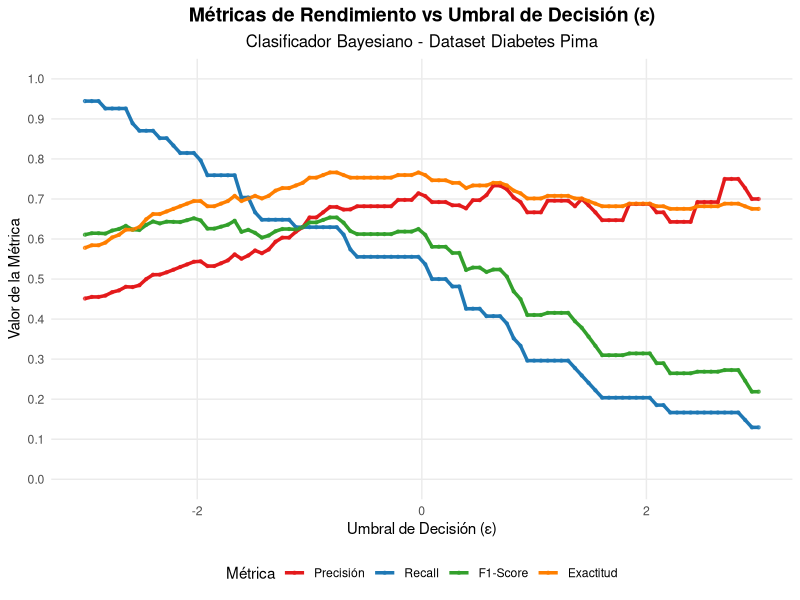
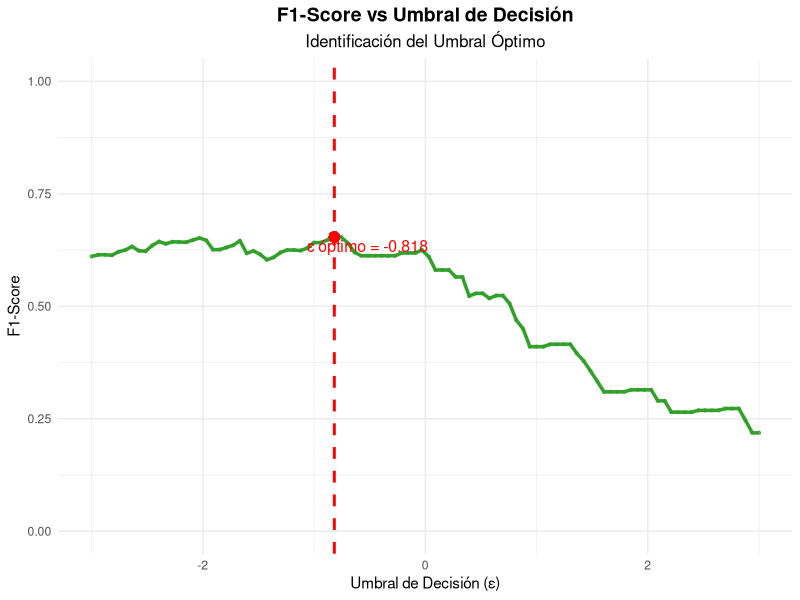

Source code (R) for these figures, in order:
# Clasificador Bayesiano para Diabetes de los Indios Pima
# Universidad Católica de Temuco - INFO-1165

# Cargar librerías necesarias

library(mlbench)
library(ggplot2)
library(reshape2)

# ============================================================================
# 1. CARGA Y PREPARACIÓN DE DATOS
# ============================================================================

# Cargar el dataset
data(PimaIndiansDiabetes)
datos <- PimaIndiansDiabetes

# Verificar estructura de los datos
cat("Dimensiones del dataset:", dim(datos), "\n")
cat("Estructura de los datos:\n")
str(datos)

# Verificar distribución de clases
table(datos$diabetes)
prop.table(table(datos$diabetes))

# ============================================================================
# 2. DIVISIÓN EN ENTRENAMIENTO Y PRUEBA (80%-20%)
# ============================================================================

set.seed(123)  # Para reproducibilidad

# Crear índices estratificados para mantener proporción de clases
pos_indices <- which(datos$diabetes == "pos")
neg_indices <- which(datos$diabetes == "neg")

# Seleccionar 80% de cada clase para entrenamiento
train_pos <- sample(pos_indices, size = round(0.8 * length(pos_indices)))
train_neg <- sample(neg_indices, size = round(0.8 * length(neg_indices)))

train_indices <- c(train_pos, train_neg)
test_indices <- setdiff(1:nrow(datos), train_indices)

# Crear conjuntos de entrenamiento y prueba
datos_train <- datos[train_indices, ]
datos_test <- datos[test_indices, ]

# Verificar proporciones en ambos conjuntos
cat("Proporción en entrenamiento:\n")
prop.table(table(datos_train$diabetes))
cat("Proporción en prueba:\n")
prop.table(table(datos_test$diabetes))

# ============================================================================
# 3. CÁLCULO DE ESTADÍSTICAS PARA EL MODELO BAYESIANO
# ============================================================================

# Separar datos por clase
train_pos <- datos_train[datos_train$diabetes == "pos", ]
train_neg <- datos_train[datos_train$diabetes == "neg", ]

# Variables predictoras (todas excepto la variable objetivo)
variables <- names(datos)[1:8]

# Calcular medias y desviaciones estándar para cada clase
stats_pos <- list()
stats_neg <- list()

for (var in variables) {
  stats_pos[[var]] <- list(
    media = mean(train_pos[[var]], na.rm = TRUE),
    sd = sd(train_pos[[var]], na.rm = TRUE)
  )
  
  stats_neg[[var]] <- list(
    media = mean(train_neg[[var]], na.rm = TRUE),
    sd = sd(train_neg[[var]], na.rm = TRUE)
  )
}



prior_pos <- nrow(train_pos) / nrow(datos_train)
prior_neg <- nrow(train_neg) / nrow(datos_train)

cat("Probabilidad a priori P(Positivo):", prior_pos, "\n")
cat("Probabilidad a priori P(Negativo):", prior_neg, "\n")

# ============================================================================
# 4. FUNCIÓN DE CLASIFICACIÓN BAYESIANA
# ============================================================================

clasificar_bayesiano <- function(datos_test, stats_pos, stats_neg, prior_pos, prior_neg, epsilon = 0) {
  n_test <- nrow(datos_test)
  predicciones <- character(n_test)
  log_likelihood_pos <- numeric(n_test)
  log_likelihood_neg <- numeric(n_test)
  
  for (i in 1:n_test) {
    # Calcular log-verosimilitud para clase positiva
    log_prob_pos <- log(prior_pos)
    for (var in variables) {
      valor <- datos_test[i, var]
      if (!is.na(valor)) {
        prob_var <- dnorm(valor, 
                         mean = stats_pos[[var]]$media, 
                         sd = stats_pos[[var]]$sd)
        # Evitar log(0) añadiendo un pequeño valor
        log_prob_pos <- log_prob_pos + log(max(prob_var, 1e-300))
      }
    }
    
    # Calcular log-verosimilitud para clase negativa
    log_prob_neg <- log(prior_neg)
    for (var in variables) {
      valor <- datos_test[i, var]
      if (!is.na(valor)) {
        prob_var <- dnorm(valor, 
                         mean = stats_neg[[var]]$media, 
                         sd = stats_neg[[var]]$sd)
        # Evitar log(0) añadiendo un pequeño valor
        log_prob_neg <- log_prob_neg + log(max(prob_var, 1e-300))
      }
    }
    
    # Guardar log-verosimilitudes
    log_likelihood_pos[i] <- log_prob_pos
    log_likelihood_neg[i] <- log_prob_neg
    
    # Clasificar según la diferencia y el umbral epsilon
    diferencia <- log_prob_pos - log_prob_neg
    if (diferencia > epsilon) {
      predicciones[i] <- "pos"
    } else {
      predicciones[i] <- "neg"
    }
  }
  
  return(list(
    predicciones = predicciones,
    log_likelihood_pos = log_likelihood_pos,
    log_likelihood_neg = log_likelihood_neg
  ))
}

# ============================================================================
# 5. FUNCIÓN PARA CALCULAR MÉTRICAS DE EVALUACIÓN
# ============================================================================

calcular_metricas <- function(y_true, y_pred) {
  # Crear matriz de confusión
  TP <- sum(y_true == "pos" & y_pred == "pos")
  TN <- sum(y_true == "neg" & y_pred == "neg")
  FP <- sum(y_true == "neg" & y_pred == "pos")
  FN <- sum(y_true == "pos" & y_pred == "neg")
  
  # Calcular métricas
  precision <- ifelse((TP + FP) == 0, 0, TP / (TP + FP))
  recall <- ifelse((TP + FN) == 0, 0, TP / (TP + FN))
  f1_score <- ifelse((precision + recall) == 0, 0, 2 * precision * recall / (precision + recall))
  accuracy <- (TP + TN) / (TP + TN + FP + FN)
  
  return(list(
    TP = TP, TN = TN, FP = FP, FN = FN,
    precision = precision,
    recall = recall,
    f1_score = f1_score,
    accuracy = accuracy
  ))
}

# ============================================================================
# 6. EVALUACIÓN CON DIFERENTES UMBRALES EPSILON
# ============================================================================

# Crear vector de umbrales epsilon
epsilons <- seq(-3, 3, length.out = 100)
resultados <- data.frame(
  epsilon = epsilons,
  precision = numeric(length(epsilons)),
  recall = numeric(length(epsilons)),
  f1_score = numeric(length(epsilons)),
  accuracy = numeric(length(epsilons))
)

cat("Evaluando diferentes umbrales...\n")
pb <- txtProgressBar(min = 0, max = length(epsilons), style = 3)

for (i in 1:length(epsilons)) {
  eps <- epsilons[i]
  
  # Clasificar con el umbral actual
  resultado_clasificacion <- clasificar_bayesiano(datos_test, stats_pos, stats_neg, 
                                                 prior_pos, prior_neg, epsilon = eps)
  
  # Calcular métricas
  metricas <- calcular_metricas(datos_test$diabetes, resultado_clasificacion$predicciones)
  
  # Guardar resultados
  resultados[i, "precision"] <- metricas$precision
  resultados[i, "recall"] <- metricas$recall
  resultados[i, "f1_score"] <- metricas$f1_score
  resultados[i, "accuracy"] <- metricas$accuracy
  
  setTxtProgressBar(pb, i)
}
close(pb)

# ============================================================================
# 7. VISUALIZACIÓN DE RESULTADOS
# ============================================================================

# Transformar datos para ggplot2
resultados_long <- melt(resultados, id.vars = "epsilon", 
                       variable.name = "metrica", value.name = "valor")

# Crear gráfica con ggplot2
p1 <- ggplot(resultados_long, aes(x = epsilon, y = valor, color = metrica)) +
  geom_line(size = 1.2) +
  geom_point(size = 0.8, alpha = 0.7) +
  labs(
    title = "Métricas de Rendimiento vs Umbral de Decisión (ε)",
    subtitle = "Clasificador Bayesiano - Dataset Diabetes Pima",
    x = "Umbral de Decisión (ε)",
    y = "Valor de la Métrica",
    color = "Métrica"
  ) +
  theme_minimal() +
  theme(
    plot.title = element_text(hjust = 0.5, size = 14, face = "bold"),
    plot.subtitle = element_text(hjust = 0.5, size = 12),
    legend.position = "bottom",
    panel.grid.minor = element_blank()
  ) +
  scale_color_manual(
    values = c("precision" = "#E31A1C", "recall" = "#1F78B4", 
              "f1_score" = "#33A02C", "accuracy" = "#FF7F00"),
    labels = c("Precisión", "Recall", "F1-Score", "Exactitud")
  ) +
  scale_y_continuous(limits = c(0, 1), breaks = seq(0, 1, 0.1))

print(p1)

# ============================================================================
# 8. ANÁLISIS DE UMBRAL ÓPTIMO
# ============================================================================

# Encontrar umbral óptimo basado en F1-Score
indice_optimo <- which.max(resultados$f1_score)
epsilon_optimo <- resultados$epsilon[indice_optimo]
f1_optimo <- resultados$f1_score[indice_optimo]

cat("\n========== ANÁLISIS DE UMBRAL ÓPTIMO ==========\n")
cat("Umbral óptimo (ε):", round(epsilon_optimo, 4), "\n")
cat("F1-Score máximo:", round(f1_optimo, 4), "\n")

# Evaluar con el umbral óptimo
resultado_optimo <- clasificar_bayesiano(datos_test, stats_pos, stats_neg, 
                                        prior_pos, prior_neg, epsilon = epsilon_optimo)
metricas_optimo <- calcular_metricas(datos_test$diabetes, resultado_optimo$predicciones)

# Mostrar matriz de confusión y métricas del umbral óptimo
cat("\n========== MATRIZ DE CONFUSIÓN (Umbral Óptimo) ==========\n")
cat("Verdaderos Positivos (TP):", metricas_optimo$TP, "\n")
cat("Verdaderos Negativos (TN):", metricas_optimo$TN, "\n")
cat("Falsos Positivos (FP):", metricas_optimo$FP, "\n")
cat("Falsos Negativos (FN):", metricas_optimo$FN, "\n")

cat("\n========== MÉTRICAS DE RENDIMIENTO (Umbral Óptimo) ==========\n")
cat("Exactitud (Accuracy):", round(metricas_optimo$accuracy, 4), "\n")
cat("Precisión:", round(metricas_optimo$precision, 4), "\n")
cat("Recall (Sensibilidad):", round(metricas_optimo$recall, 4), "\n")
cat("F1-Score:", round(metricas_optimo$f1_score, 4), "\n")

# Crear gráfica adicional mostrando el punto óptimo
p2 <- ggplot(resultados, aes(x = epsilon, y = f1_score)) +
  geom_line(color = "#33A02C", size = 1.2) +
  geom_point(size = 0.8, alpha = 0.7, color = "#33A02C") +
  geom_vline(xintercept = epsilon_optimo, linetype = "dashed", color = "red", size = 1) +
  geom_point(aes(x = epsilon_optimo, y = f1_optimo), color = "red", size = 3) +
  annotate("text", x = epsilon_optimo + 0.3, y = f1_optimo - 0.02, 
           label = paste("ε óptimo =", round(epsilon_optimo, 3)), 
           color = "red", size = 4) +
  labs(
    title = "F1-Score vs Umbral de Decisión",
    subtitle = "Identificación del Umbral Óptimo",
    x = "Umbral de Decisión (ε)",
    y = "F1-Score"
  ) +
  theme_minimal() +
  theme(
    plot.title = element_text(hjust = 0.5, size = 14, face = "bold"),
    plot.subtitle = element_text(hjust = 0.5, size = 12)
  ) +
  scale_y_continuous(limits = c(0, 1))

print(p2)

# ============================================================================
# 9. ANÁLISIS DEL DESBALANCE DE CLASES
# ============================================================================

cat("\n========== ANÁLISIS DEL DESBALANCE DE CLASES ==========\n")
cat("Distribución en conjunto de entrenamiento:\n")
print(table(datos_train$diabetes))
cat("Proporción en entrenamiento:\n")
print(prop.table(table(datos_train$diabetes)))

cat("\nDistribución en conjunto de prueba:\n")
print(table(datos_test$diabetes))
cat("Proporción en prueba:\n")
print(prop.table(table(datos_test$diabetes)))

# Evaluar con epsilon = 0 (sin ajuste por desbalance)
resultado_sin_ajuste <- clasificar_bayesiano(datos_test, stats_pos, stats_neg, 
                                            prior_pos, prior_neg, epsilon = 0)
metricas_sin_ajuste <- calcular_metricas(datos_test$diabetes, resultado_sin_ajuste$predicciones)

cat("\n========== COMPARACIÓN: SIN AJUSTE vs CON UMBRAL ÓPTIMO ==========\n")
cat("Sin ajuste (ε = 0):\n")
cat("  Exactitud:", round(metricas_sin_ajuste$accuracy, 4), "\n")
cat("  Precisión:", round(metricas_sin_ajuste$precision, 4), "\n")
cat("  Recall:", round(metricas_sin_ajuste$recall, 4), "\n")
cat("  F1-Score:", round(metricas_sin_ajuste$f1_score, 4), "\n")

cat("\nCon umbral óptimo (ε =", round(epsilon_optimo, 4), "):\n")
cat("  Exactitud:", round(metricas_optimo$accuracy, 4), "\n")
cat("  Precisión:", round(metricas_optimo$precision, 4), "\n")
cat("  Recall:", round(metricas_optimo$recall, 4), "\n")
cat("  F1-Score:", round(metricas_optimo$f1_score, 4), "\n")

cat("\n========== PROGRAMA COMPLETADO ==========\n")




